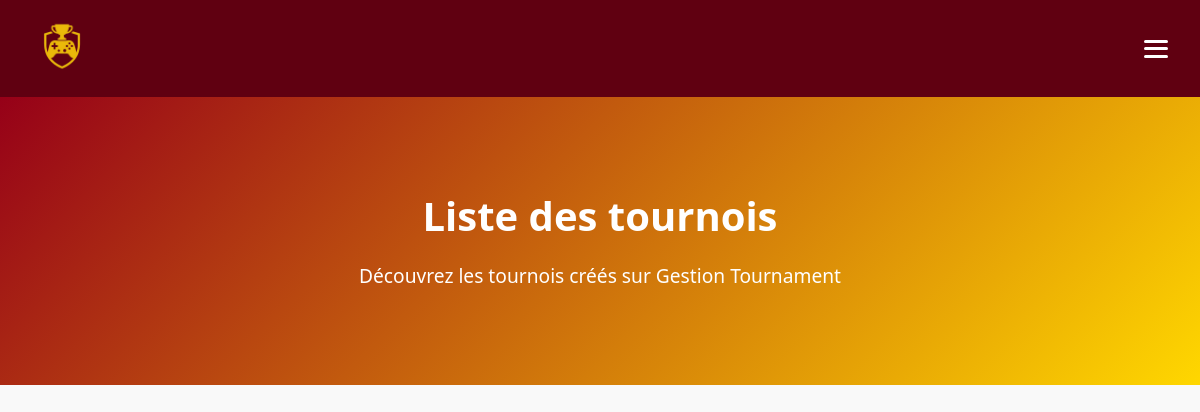
Page /site/?action=tournoi on the earlier database version.
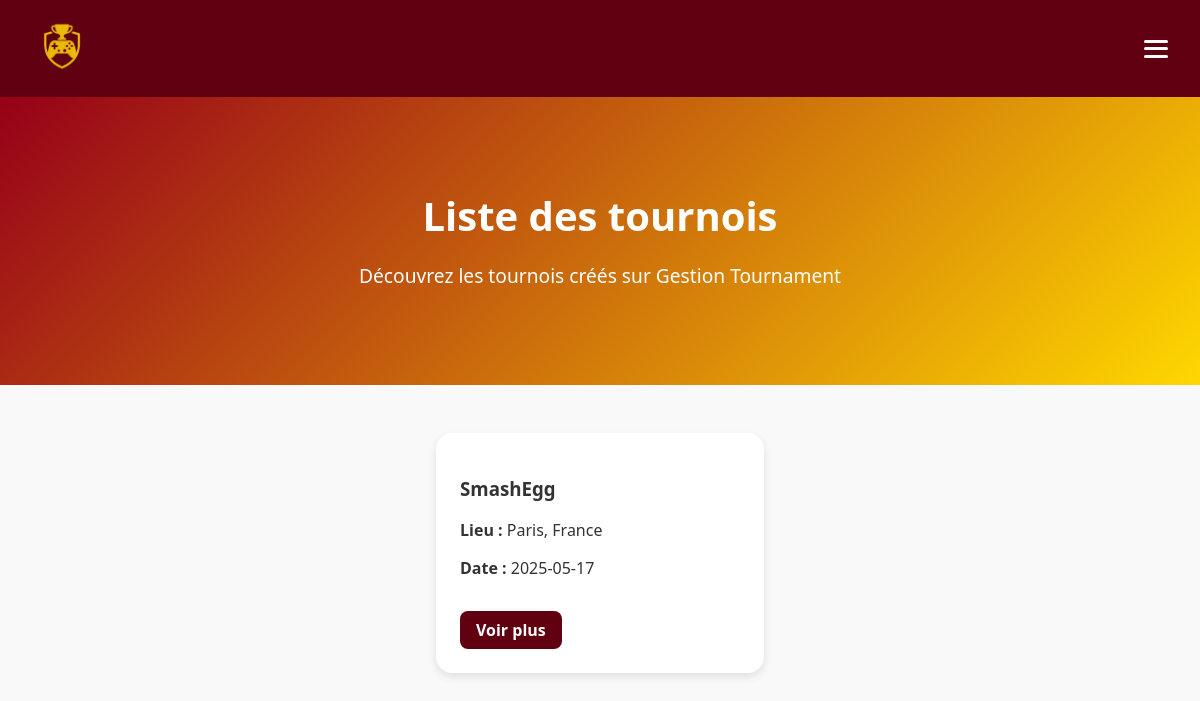
Same page on the later database version.
### tables this page shows
CREATE TABLE `jeu` (
  `idJ` int(11) NOT NULL,
  `nomJ` varchar(50) DEFAULT NULL,
  `image_ref` varchar(50) DEFAULT NULL,
  `idTJ` int(11) NOT NULL,
  `idT` int(11) DEFAULT NULL
);

CREATE TABLE `tournoi` (
  `idT` int(11) NOT NULL,
  `nomTournoi` varchar(50) DEFAULT NULL,
  `date_deb` date DEFAULT NULL,
  `date_fin` date DEFAULT NULL,
  `ville` varchar(50) DEFAULT NULL,
  `région` varchar(50) DEFAULT NULL,
  `pays` varchar(50) DEFAULT NULL,
  `statut` varchar(50) DEFAULT NULL,
  `nb_joueur` int(11) DEFAULT NULL,
  `descTournoi` varchar(250) DEFAULT NULL,
  `idJ` int(11) DEFAULT NULL
);

### site/controleur/list-tournoi.php (called while the page is built, shortened)
<?php
include_once "$racine/modele/bd.tournoi.inc.php";
$tournois = getTournois();
$css = "style/style.css";
include "$racine/vue/entete.php";
include "$racine/vue/vueListeTournoi.php";
?>

### site/index.php (called while the page is built, shortened)
<?php
include "getRacine.php";
if (isset($_GET["action"])) {
    $action = $_GET["action"];
}
else {
    $action = "defaut";
}
$fichier = controleurPrincipal($action);
include "$racine/controleur/$fichier";
?>

### site/modele/bd.tournoi.inc.php (called while the page is built, shortened)
<?php
function getTournois() {
    try {
        $cnx = connexionPDO();
        $req = $cnx->prepare("select T.*, TJ.libelleT, J.nomJ from tournoi T JOIN jeu J ON T.idJ = J.idJ JOIN typejeu TJ ON J.idTJ = TJ.idTJ");
        $req->execute();
        $resultat = array();
        $ligne = $req->fetch(PDO::FETCH_ASSOC);
        while ($ligne) {
            $resultat[] = $ligne;
            $ligne = $req->fetch(PDO::FETCH_ASSOC);
        }
    } catch (PDOException $e) {
        print "Erreur !: " . $e->getMessage();
        die();
    }
    return $resultat;
}
?>

### site/vue/vueListeTournoi.php (the view, shortened to what this page needs)
    <div class="hero">
        <h1>Liste des tournois</h1>
        <p>Découvrez les tournois créés sur Gestion Tournament</p>
    </div>
<main class="tournament-section">
    <div class="tournament-list">
        <?php foreach ($tournois as $tournament): ?>
            <div class="tournament-card" data-tags="<?= htmlspecialchars($tournament['idJ']) ?>">
                <h3><?= htmlspecialchars($tournament['nomTournoi']) ?></h3>
                <p><strong>Lieu :</strong> <?= htmlspecialchars($tournament['ville']) . ", " . htmlspecialchars($tournament['pays']) ?></p>
                <p><strong>Date :</strong> <?= htmlspecialchars($tournament['date_deb']) ?></p>
                <a href="#" class="btn">Voir plus</a>
            </div>
        <?php endforeach; ?>
    </div>
</main>
</body>
</html>

### site/vue/entete.php (shortened to what this page needs)
<!DOCTYPE html>
<html lang="fr">
<head>
    <link rel="stylesheet" href=<?php echo $css; ?>>
</head>
<body>
<header class="navbar">
    <div class="nav-left">
        <img src="images/esports_logo_gold_transparent.png" alt="Logo Tournoi" style="height: 60px; width: auto; margin-right: 1rem;">
    </div>
    <div class="burger" onclick="toggleMenu()" id="burger">
        <span></span>
        <span></span>
        <span></span>
    </div>
</header>

### site/style/style.css (style rules this page uses)
body { margin: 0; font-family: 'Segoe UI', sans-serif; background: #f9f9f9; color: #333; }
.hero { background: linear-gradient(135deg, #960018, #FFD700); color: white; padding: 4rem 2rem; text-align: center; }
.hero h1 { font-size: 2.5rem; margin-bottom: 1rem; }
.hero p { font-size: 1.2rem; margin-bottom: 2rem; }
.tournament-section { padding: 2rem; text-align: center; }
.tournament-list { display: flex; flex-wrap: wrap; justify-content: center; gap: 1.5rem; margin-top: 1rem; }
.tournament-card { background: white; padding: 1.5rem; border-radius: 16px; width: 280px; box-shadow: 0 4px 8px rgba(0,0,0,0.1); text-align: left; }
.btn { display: inline-block; margin-top: 1rem; padding: 0.5rem 1rem; background:#600011; color: white; border-radius: 8px; text-decoration: none; font-weight: bold; }
.navbar { display: flex; justify-content: space-between; align-items: center; background-color: #600011; padding: 1rem 2rem; color: white; position: relative; }
.burger { display: flex; flex-direction: column; justify-content: space-between; width: 24px; height: 18px; cursor: pointer; z-index: 1001; }
.burger span { display: block; height: 3px; width: 100%; background-color: white; border-radius: 2px; transition: all 0.3s ease-in-out; }

Differences in the rows shown:
added jeu: tournoi.nomTournoi "SmashEgg", tournoi.ville "Paris", tournoi.pays "France", tournoi.date_deb "2025-05-17"
